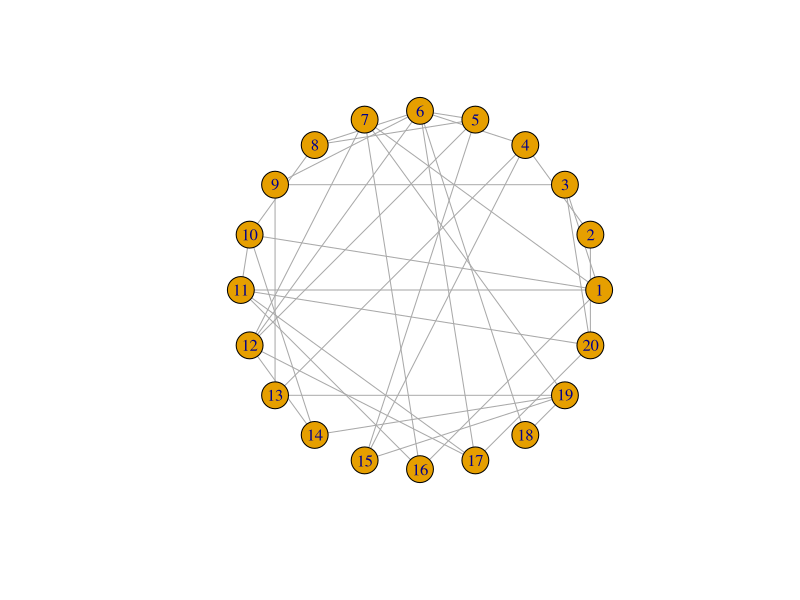
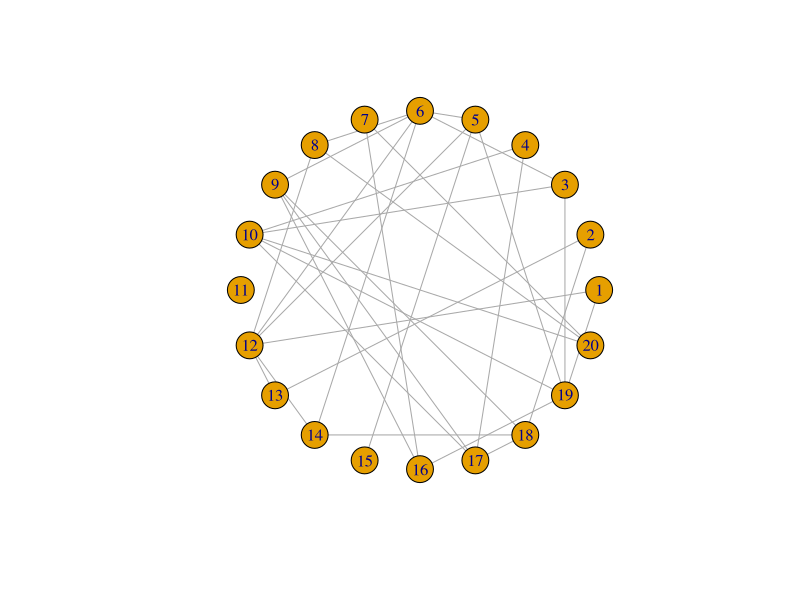
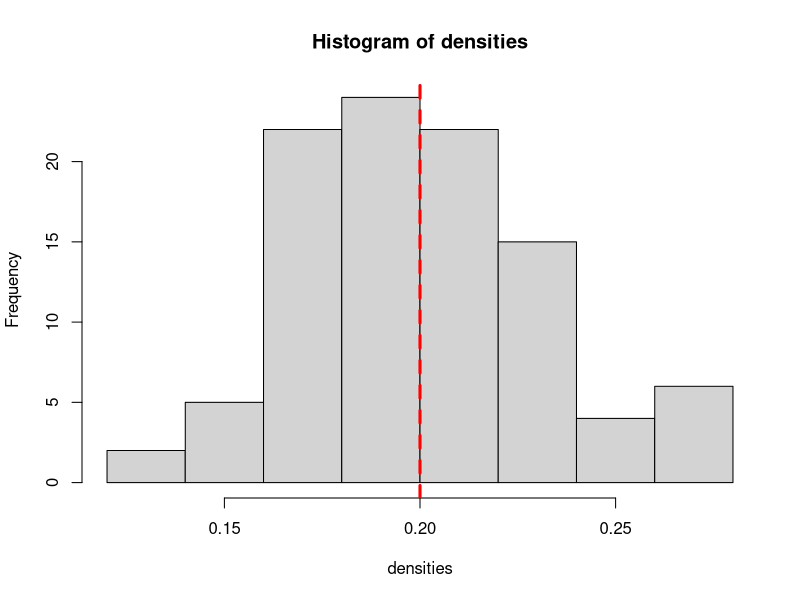
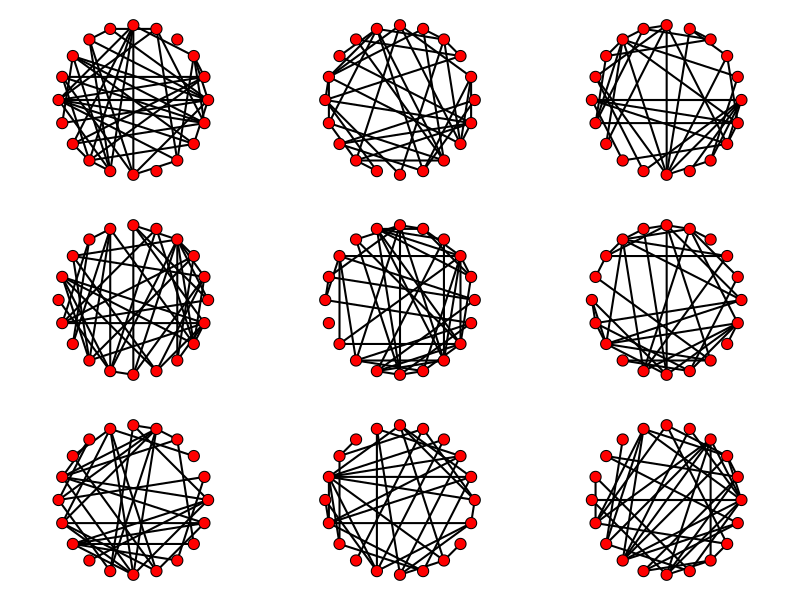
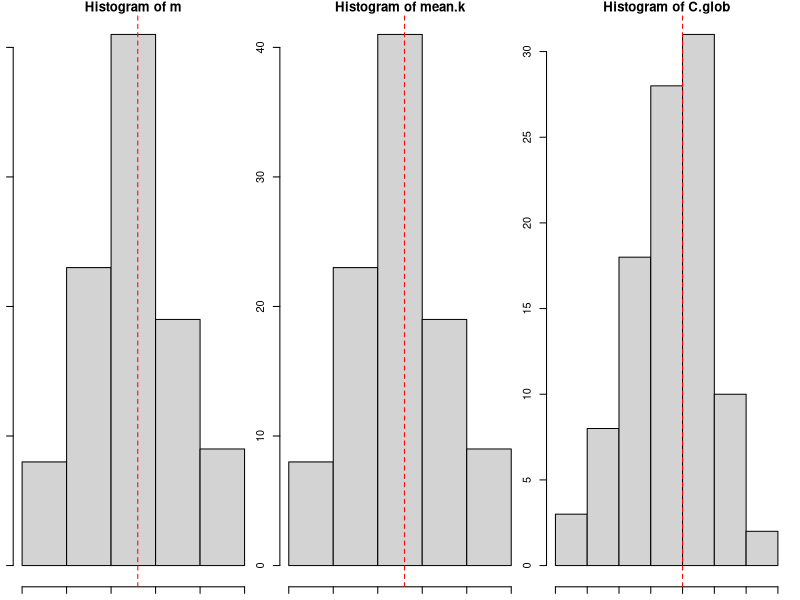
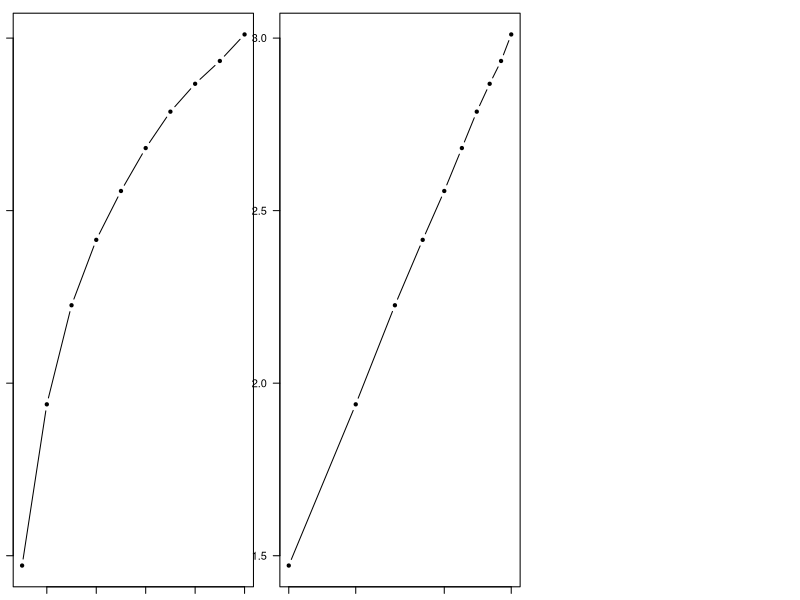

Here is the R script that generated these plots, in order:
## ---- chunk 1
library(knitr)
knitr::opts_chunk$set(fig.width=4, fig.height=3.5, message=F) 
set.seed(2)
## ---- chunk 2
library(igraph)
g1=erdos.renyi.game(20,38,type="gnm") 
g1
graph.density(g1) 
plot(g1,layout=layout.circle)
## ---- chunk 3
g2=erdos.renyi.game(20,0.2,type="gnp") 
ecount(g2)
graph.density(g2) 
plot(g2,layout=layout.circle)
## ---- chunk 4
densities=vector(length=100) #set up empty vector 
for (i in 1:100){
r=erdos.renyi.game(20,0.2,type="gnp") #random graph
densities[i]=graph.density(r) #store the density of random graph as the ith element of the vector
}
densities #print the resulting vector (I won't show this below) mean(densities) #calculate the mean density
## ---- chunk 5
hist(densities)
abline(v=0.2,lwd=3,lty=2,col="red") #draw a vertical line at x = 0.2. Make this line width = 3, line type = 2 (dashed line), and the line color = red
## ---- chunk 6
# Make a plot of 9 random graphs
par(mfrow=c(3,3),mar=c(1,1,1,1)) #the mfrow= argument sets up the number of rows and columns within the plotting region. mar= argument sets the margins of the figures:c(bottom,left,top,right).
for (i in 1:9){
r=erdos.renyi.game(20,p=0.2)
plot(r,layout=layout.circle,edge.color="black",edge.width=2,vertex.color="red",vertex.label="") #a bunch of arguments to make the figure look pretty.
}
## ---- chunk 7
#First, create a set of vectors in which you'll store the results of the simulations
m=vector(length=100)
mean.k=vector(length=100)
C.loc=vector(length=100)
C.glob=vector(length=100)
#Now, use a For-loop to create 100 random graphs, each time calculating the m, mean degree and clustering coefficient
n=20
p=0.2
for (i in 1:100){
r=erdos.renyi.game(n,p=p)
m[i]=ecount(r)
mean.k[i]=mean(degree(r))
C.loc[i]=transitivity(r,type="localaverage")
C.glob[i]=transitivity(r,type="global")
}
## ---- chunk 8
par(mfrow=c(1,3)) 
hist(m)
abline(v=(n*(n-1)/2)*p,lty=2,col="red") # expected number of edges, which is simply the number of dyads times p
hist(mean.k)
abline(v=(n-1)*p,lty=2,col="red") # expected mean degree, which is (n-1)*p
hist(C.glob)
abline(v=p,lty=2,col="red") #expected global clustering coefficient, which is simply p
## ---- chunk 9
 seq(from=10,to=100,by=10) #create a vector of numbers starting from 10, ending in 100, in intervals of 10.
## ---- chunk 10
paths=matrix(ncol=10,nrow=500) 
for (n in seq(10,100,10)){
for(i in 1:500){ 
  r=erdos.renyi.game(n,p=(5/(n-1))) 
  paths[i,n/10]=average.path.length(r)
}
}
head(paths)
## ---- chunk 11
paths.avg=apply(paths,2,mean) 
paths.avg
## ---- chunk 12
x=seq(10,100,10) #the x-axis is going to be 10, 20, 30,...100
plot(x,paths.avg,type="b",pch=20,xlab="N",ylab="Average Path Length", las=1)
## ---- chunk 13
plot(x,paths.avg,type="b",pch=20,xlab="N",ylab="Average Path Length",log="x",las=1)
